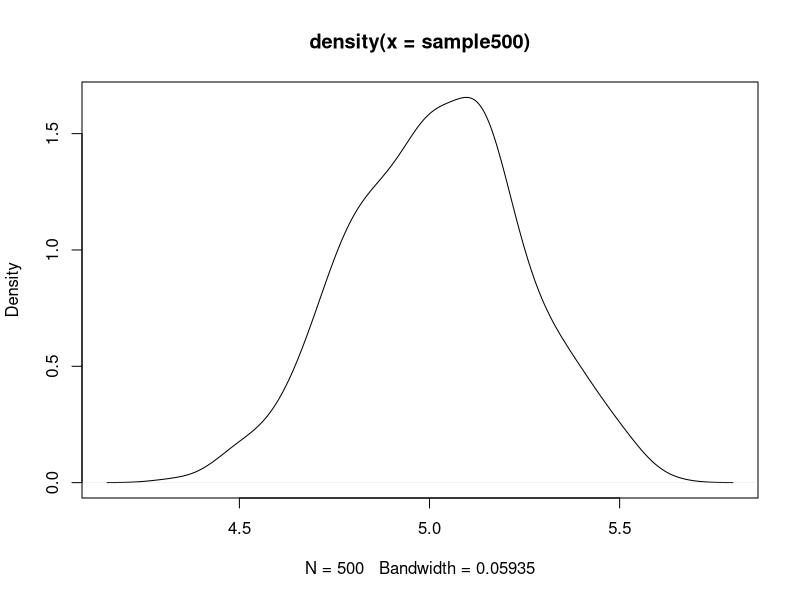

Here is the R script that generated this plot:
# Using the sample function:
# sample(x, size, replace = FALSE, prob = NULL)
# sample.int(n, size = n, replace = FALSE, prob = NULL)
# sample.int is a bare interface in which both n and size must be supplied as integers.

?sample

outcomes <- c("Danilo", "Mira", "Nobody")
sample100 <- sample(outcomes,            # data set
                    100,                 # sample size
                    replace = TRUE,      # sampling with replacement
                    prob = c(.2,.5,.3))  # probabilities for each observation
table(sample100)

# Using sample and a loop:

outcomes1 <- 0:10         # vector from 0 to 10
sample500 <- rep(NA, 500) # creating an empty vector

for(i in seq(along=sample500)){
        samp <- sample(outcomes1, 200, replace = TRUE) # Samples of size 200
        sample500[i] <- mean(samp)                     # Takes the mean of such samples
}

summary(sample500)
plot(density(sample500))           # density plot of the sample means
quantile(sample500, c(.025, .975)) # 95% interval of the distributions of the means